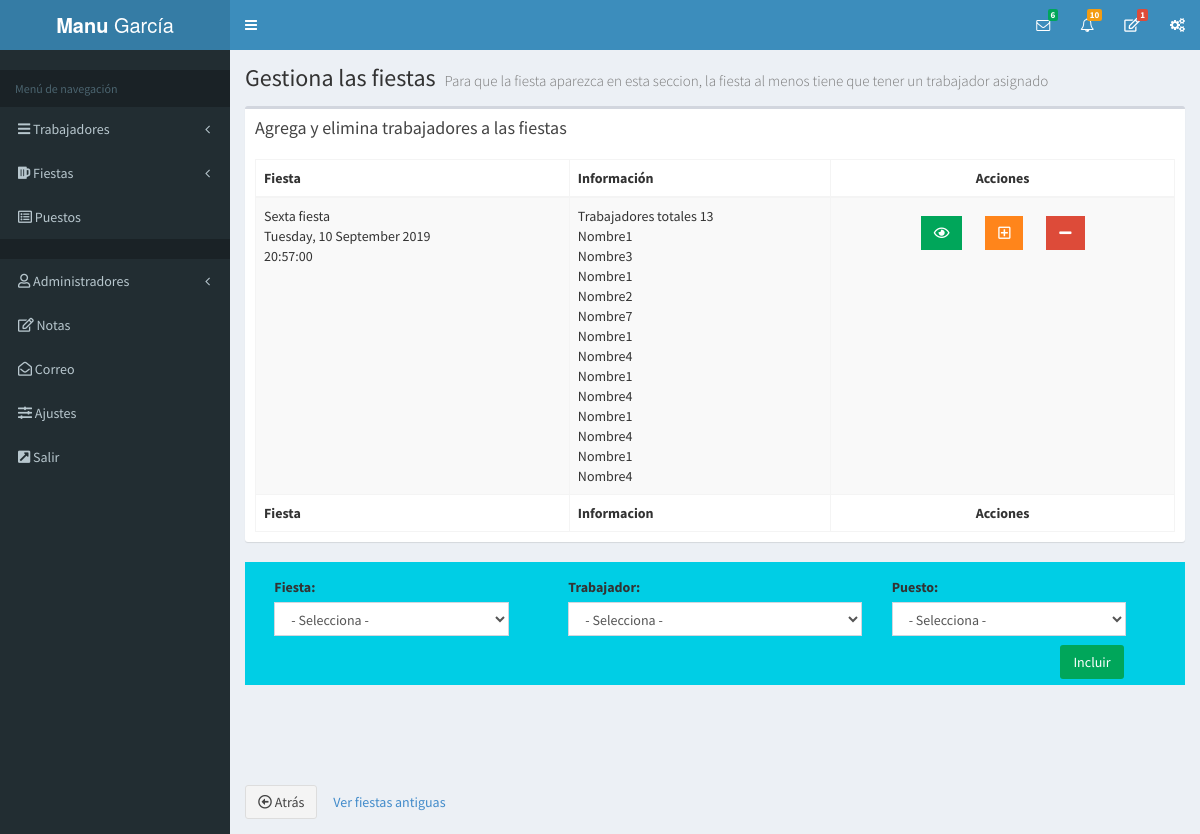
The app's page /lista-asignacion.php (signed in) with its own data.
### tables this page shows
CREATE TABLE `fiestas` (
  `id_fiesta` int(11) NOT NULL,
  `nombre_evento` varchar(50) NOT NULL,
  `nombre_sala` varchar(50) NOT NULL,
  `fecha` date NOT NULL,
  `hora_inicio` time NOT NULL,
  `observaciones` text NOT NULL,
  `editado` datetime NOT NULL,
  `archivado` int(11) NOT NULL,
  `observaciones_final` text NOT NULL
);

### lista-asignacion.php (the view, shortened to what this page needs)
<?php
      include_once 'templates/header.php';
      include_once 'templates/barra.php';
      include_once 'templates/navegacion.php';
?>
  <div class="content-wrapper">
    <section class="content-header">
      <h1>
        Gestiona las fiestas
        <small>Para que la fiesta aparezca en esta seccion, la fiesta al menos tiene que tener un trabajador asignado</small>
      </h1>
    </section>
    <section class="content">
      <div class="row">
        <div class="col-xs-12">
          <div class="box">
            <div class="box-header">
              <h3 class="box-title">Agrega y elimina trabajadores a las fiestas</h3>
            </div>
            <div class="box-body">
              <table id="registros" class="table table-bordered table-striped">
                <thead>
                <tr>
                  <th>Fiesta</th>
                  <th>Información</th>
                  <th class="centrar_acciones">Acciones</th>
                </tr>
                </thead>
               <tbody>
            <?php
            try{
                $sql = " SELECT id_fiesta, nombre_evento,fiesta_id, fecha, DATE_FORMAT(fecha, '%M %D, %Y' ) , count(id_trabajador), hora_inicio, trabajador_id, nombre, primer_apellido, segundo_apellido, GROUP_CONCAT(nombre) ";
                $sql .= " FROM fiestas ";
                $sql .= " INNER JOIN asignaciones ";
                $sql .= " ON fiestas.id_fiesta=asignaciones.fiesta_id ";
                $sql .= " INNER JOIN trabajadores ";
                $sql .= " ON asignaciones.trabajador_id=trabajadores.id_trabajador ";
                $sql .= " WHERE archivado = 0 ";
                $sql .= " GROUP BY id_fiesta ";
                $sql .= " ORDER BY fecha, hora_inicio ASC ";
                $resultado = $conn->query($sql);
            }catch (Exception $e){
                $error = $e->getMessage();
                echo $error;
              }
              while($asignaciones = $resultado->fetch_assoc()){
                    $fecha_formateada =  strftime("%A, %d %B %G", strtotime($asignaciones['fecha']));
                    $lista_trabajadores = $asignaciones["GROUP_CONCAT(nombre)"];
                    $lista_trabajadores = str_replace ( ',' , '<br>' , $lista_trabajadores );?>
                <tr>
                  <td id="<?php echo $asignaciones['id_fiesta'] ?>"><?php echo $asignaciones['nombre_evento'] . "<br> " . $fecha_formateada . "<br>" . " " . $asignaciones['hora_inicio'] ?>
                  <input type="hidden" id="fecha" value="<?php echo $asignaciones['fecha']; ?>"><br>
                </td>
                  <td>Trabajadores totales <?php echo $asignaciones['count(id_trabajador)']  ?><br>
                  <?php echo $lista_trabajadores. "<br>"; ?>
                </td>
                  <td class="centrar_acciones">
                  <a href="ver-fiestas-fichar.php?id=<?php echo $asignaciones['id_fiesta'] ?>" class="btn bg-green btn-flat margin">
                     <i class="far fa-eye"></i>
                  </a>
                  <a href="editar-asignacion.php?id=<?php echo $asignaciones['id_fiesta'] ?>" class="btn bg-orange btn-flat margin">
                  <i class="far fa-plus-square"></i>
                  </a>
                  <a href="eliminar-asignacion.php?id=<?php echo $asignaciones['id_fiesta'] ?>" class="btn bg-red btn-flat margin">
                  <i class="fas fa-minus"></i>
                  </a>
                  </td>
                </tr>
                  <?php }; ?>
                </tbody>
                <tfoot>
                <tr>
                  <th>Fiesta</th>
                  <th>Informacion</th>
                  <th class="centrar_acciones">Acciones</th>
                </tr>
                </tfoot>
              </table>
            </div>
          </div>
          <div class="asignar_trabajador_3select">
          <div class="row">
             <div class="col-md-4">
                   <label class="fiesta_label">Fiesta: </label>
                          <select id='fiesta_select' class="form-control fiesta">
                              <option value="0" >- Selecciona -</option>
                          </select>
            </div>
             <div class="col-md-4">
                   <label class="trabajador_label">Trabajador: </label>
                          <select id='trabajador_select' class="form-control trabajador">
                              <option value="0" >- Selecciona -</option>
                           </select>
                                  </div>
          <div class="col-md-4">
                   <label class="puesto_label">Puesto: </label>
                          <select id='puesto_select' class="form-control puesto">
                              <option value="0" >- Selecciona -</option>
                          </select>
                 </div>
              <br>
            <br>
              <div class="col-md-4">
              <a href="#" id="asignar_trabajador_select" class="btn bg-green asignar_trabajador_select">Incluir</a>
              </div>
            </div>
           </div>
          </div>
          </div>
          <br><br><br><br><br>
         <a href="index.php"  class="btn btn-default"><i class="far fa-arrow-alt-circle-left"></i> Atrás</a>
         <button href="#" type="button" class="btn btn-link">Ver fiestas antiguas</button>
        </div>
      </div>
<?php include_once 'templates/footer.php'; ?>

### css/main.css (style rules this page uses)
html { color: #222; font-size: 1em; line-height: 1.4; }
.centrar_usuario, .trabajadores_img, .trabajadores_obserb, .centrar_acciones { text-align: center; }
.asignar_trabajador_3select { background-color: #00cee5; }
.fiesta { width:80%; margin-left: 10%; }
.puesto { width:80%; margin-right: 10%; }
.asignar_trabajador_select { margin-left: 84%; margin-top: 3%; margin-bottom: 2%; }
#asignar_trabajador_select { margin-left: 278%; }
.fiesta_label { margin-top:5%; margin-left:10%; }
.trabajador_label, .puesto_label { margin-left: 10%; margin-top:5%; }
@media (min-width: 990px) { .trabajador_label { margin-left:0%; } }
@media (min-width: 990px) { .puesto_label { margin-left:0%; } }

### records on screen
fiestas: nombre_evento "Sexta fiesta", fecha "Tuesday, 10 September 2019", hora_inicio "20:57:00", count "13", lista_trabajadores "Nombre1 Nombre3 Nombre1 Nombre2 Nombre7 Nombre1 Nombre4 Nombre1 Nombre4 Nombre1 Nombre4 Nombre1 Nombre4"

### other values on screen
$notas['notas'] "1"
